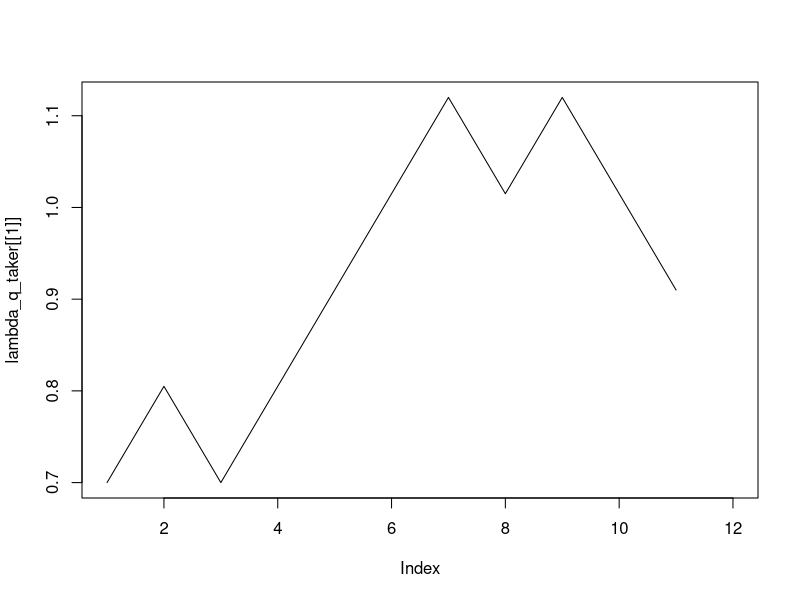
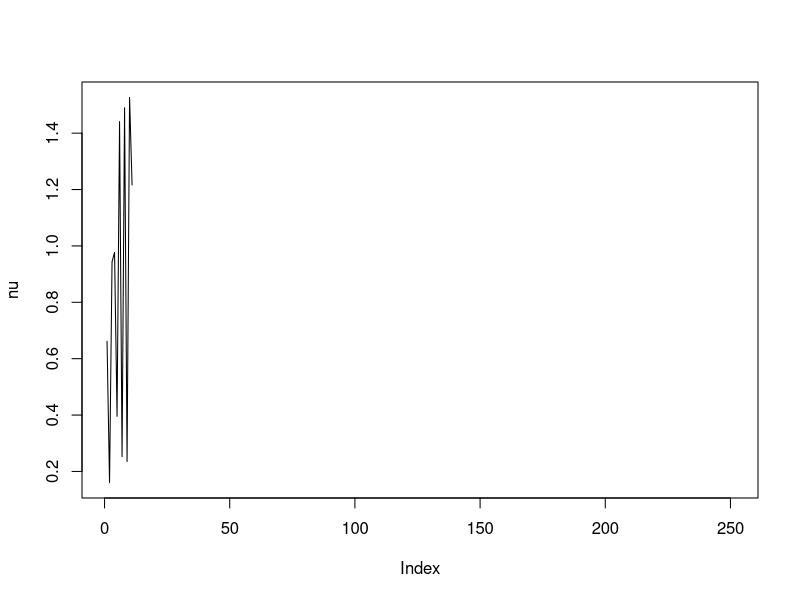

These charts were generated, in order, by the following R code: (Note: a time limit stopped this script after it produced the figures.)

# To do: CALIBRATION using Lux SMC

# Done: 1. Initialized LOB
      # 2. Simulated LOB for 250 time steps
      # 3. Calculated the mid-price at the end of each time step
      # 4. midprice will be used for callibration


# Steps taken to achieve this:
      # A) SIMULATED PRICE of LOs:
          # 1. q_taker (Mean reverting random walk - depends on delta_s)
          # 2. lambda(t) (depends on q_taker (MC simulations and current), C_lam and lambda0)
          # 3. nu(t) (exponetial lambda(t) R.V.)
          # 4. The Limit Order Book (Buy and Ask side with pb and pa = best bid and ask, respectively)

      # B) SIMULATED QUANTITY of LOs and MOs 
        # 1. Simulate a number of LIMIT orders in each time period (depending on N_a and alpha)
        # 2. Then, Initialize the order book for 10 MC steps with only LOs hitting the LOB
        # 3. Execute MOs

      # C) Simulated Entire Order Book for 250 time steps


###################################################################
# PRICE
    # lambda(t) = current mkt depth
            # lambda0 = init placement depth param
            # C_lam = integer param
            # <[q_taker - 0.5]^2> = iterate q_taker for 10^5 MC steps
            # and take mean of [q_taker - 0.5]^2


    # nu = [-lambda(t)ln(u)], where U~U(0,1)
    # p_b = best bid
    # p_a = best ask


    # p_LB = price of limit buy order
    #      = p_a - 1 - nu
    # p_LS = price of limit sell order
    #      = p_b + 1 + nu

# NUMBER of LOs:
  # N_A = num. liquidity providers = Number of Liquidity Suppliers
  # alpha = frequency of LOs
  # for every MC step [alpha*N_A] LOs of SIZE 1
  # buy order wp q_provider = 0.5


#################################################################

# Simulating the mean reverting q_taker process

delta_s = 0.0328       # incremental change in probability of market buy order
TimeHorizon = 250    # number of MC steps
q_taker0 = 0.5      # initial market order buy probability is set to half
mean_q = 0.5        # mean with which the mean reverting random walk reverts to 

# Here the market buy order probability evolves over time.
# It is a mean reverting random walk with stepsize delta_s, mean of 0.5
# and mean reversion probability of 0.5 + |q - 0.5|
  
q_taker_evolve = function(TimeHorizon, mean_q, q_taker0, delta_s){
  q_taker_sim = q_taker0  # setting up the market order buy probability vector
  for (i in 1:TimeHorizon){
    mean_rev_prob = mean_q + abs(q_taker_sim[i] - mean_q)
    u01 = runif(n=1,0,1)
    if (q_taker_sim[i] < mean_q){                  # below the mean
      if (u01 < mean_rev_prob){
        q_taker_sim[i+1] = q_taker_sim[i]+delta_s
      }
      else{
        q_taker_sim[i+1] = q_taker_sim[i]-delta_s
      }
    } 
    else{                                   # above the mean
      if (u01 < mean_rev_prob){
        q_taker_sim[i+1] = q_taker_sim[i]-delta_s
      }
      else{
        q_taker_sim[i+1] = q_taker_sim[i]+delta_s
      }
    }
  }
  return(q_taker_sim)
}

q_taker = q_taker_evolve(TimeHorizon, mean_q, q_taker0, delta_s)

# Now we want to estimate an evolving lambda:

# For each lambda(t) we require 10^5 MC simulations of q_taker
# then take the mean of (qtaker - 0.5)^2
Monte_Carlo_q_taker = function(num_steps = 10^5, TimeHorizon, mean_q, q_taker0, delta_s){
  MC_q = c()
  for (j in 1:num_steps){
    q_taker_store = q_taker_evolve(TimeHorizon, mean_q, q_taker0, delta_s)
    MC_q[j] = (q_taker_store[TimeHorizon+1]-0.5)^2
  }
  return(mean(MC_q))
}

lambda0 = 0.7 # initial value of lambda
C_lam = 0.15

lambda_generate = function(lambda0, C_lam, mean_q, q_taker0, delta_s, Num_orders){
  lambda = lambda0
  q_taker = q_taker_evolve(TimeHorizon = Num_orders, mean_q, q_taker0, delta_s)

  for (k in 1:((Num_orders+1))){
    mean_MC_q = Monte_Carlo_q_taker(num_steps=10^5, TimeHorizon=1, mean_q, q_taker0, delta_s)
    lambda[k+1] = lambda0*(1 + abs(q_taker[k+1]-0.5)/sqrt(mean_MC_q) * C_lam)
  }
  return(list(lambda, q_taker))
}

lambda_q_taker = lambda_generate(lambda0, C_lam, mean_q, q_taker0, delta_s, Num_orders=10)
plot(lambda_q_taker[[1]], type="l")

# now we want to simulate nu: exponentially distributed random number

nu_for_price = function(TimeHorizon, lambda){
  nu = c()
  for (k in 1:(TimeHorizon+1)){
    uniform = runif(n=1, 0,1)
    nu[k] = -lambda[k]*log(uniform)
  }
  return(nu)
}

nu = nu_for_price(TimeHorizon, lambda_q_taker[[1]])
plot(nu, type="l")

###################################################
# Create a limit buy and limit sell order book
# create a limit buy order book

library(dplyr)
create_LOB_0 = function(){ # requires dplyr
  p0 = 100; pb = p0; pa = p0

  Limit_Buy_init = as.data.frame(c(pb))
  colnames(Limit_Buy_init) = "price"

  Limit_Buy_Book = Limit_Buy_init%>%
    group_by(price) %>%
    summarise(count = n())

  Limit_Ask_init = as.data.frame(c(pa))
  colnames(Limit_Ask_init) = "price"

  Limit_Ask_Book = Limit_Ask_init%>%
    group_by(price) %>%
    summarise(count = n())

  myLO_Books = list(Limit_Buy_Book, Limit_Buy_Book)
  
  return(myLO_Books)
}
LOB_0 = create_LOB_0()
#######################################

# function to determine the price of the limit order 
# NB! given the current LO book with corresponding best ask (bid) price (for limit buy (sell) orders)
# and given current nu: defined nu_k

q_provider = 0.5
nu_k = nu_for_price(1, lambda_q_taker[[1]])

update_LOB_aftereach_LO = function(q_provider, myLO_Books, nu_k){
  Limit_Buy_Book = myLO_Books[[1]]
  Limit_Ask_Book = myLO_Books[[2]]
  uniform = runif(1, 0,1)
  if (uniform < q_provider){ # we have a buy order
    LO_price = round(Limit_Ask_Book[1,1][[1]] - 1 - nu_k, 2) # round to 2 cents
    LOs = rep(Limit_Buy_Book$price, Limit_Buy_Book$count)
    Limit_Buy_Book = as.data.frame(c(LOs, LO_price))
    colnames(Limit_Buy_Book) = "price"
    Limit_Buy_Book = Limit_Buy_Book%>%
      group_by(price) %>%
      summarise(count = n()) 
  } else{ # we have a limit order
    LO_price = round(Limit_Buy_Book[nrow(Limit_Buy_Book),1][[1]] - 1 - nu_k, 2) # round to cents
    LOs = rep(Limit_Ask_Book$price, Limit_Ask_Book$count)
    Limit_Ask_Book = as.data.frame(c(LOs, LO_price))
    colnames(Limit_Ask_Book) = "price"
    Limit_Ask_Book = Limit_Ask_Book%>%
      group_by(price) %>%
      summarise(count = n()) 
  }
  return(list(Limit_Buy_Book, Limit_Ask_Book))
}

myLO_Books = update_LOB_aftereach_LO(q_provider, myLO_Books = LOB_0, nu_k= 0.5)

#################################################################################

# LIMIT ORDER FREQUENCYs

Na = 250 # Number of liquidity providers
alpha = 0.15 # frequency of MOs or LOs

Num_orders = floor(Na*alpha)

#################################################################################

# Need to create/initialize the LOB using 10 MC steps where only LOs can be placed

init_LOB = function(Na, alpha, LOB_0, q_provider, lambda0, C_lam, mean_q, q_taker0, delta_s){
  # initialize: Fill the order book before the commencement of actual trading.
  # generate and insert initial limit orders for 10 
  # Monte Carlo steps
  # The number of orders inserted depends on the number of traders, N_A, and frequency of limit orders, alpha, stored in simRun.
  # After the completion of initialization, the modified PreisModel
  # object is returned.
  
  # Generate Initial Orders for 10 MC steps
  num_LOs = 10*floor(Na*alpha) # 10 x number of LOs in each MC step
  
  # Generate lambda to obtain nu for each LO
  lambda_q_taker = lambda_generate(lambda0, C_lam, mean_q, q_taker0,delta_s, Num_orders = num_LOs) # SLOW
  lambda = lambda_q_taker[[1]]
  nu_k = nu_for_price(TimeHorizon = num_LOs, lambda)
  
  # For each LO, update LOB using nu and best ask and best bid
  myLO_Books = LOB_0
  for (i in 1:num_LOs){
    myLO_Books = update_LOB_aftereach_LO(q_provider, myLO_Books, nu_k = nu_k[i])
  }
  return(myLO_Books)
}

LOB_0 = create_LOB_0()
myLO_Books = init_LOB(Na, alpha, LOB_0, q_provider, lambda0, C_lam, mean_q, q_taker0, delta_s)
myLOB_init = myLO_Books
########################################################################

# Next we need a function that executes a single MO
# for each MC step there are [mu*Na] MOs
# probability MO = buy order = q_taker (which is not fixed - changes each MC step
# However, qtaker is fixed for all MOs in each time step --> qtaker(t)

q_taker_k = q_taker[10]
# Function to execute a single MO
execute_single_MO = function(q_taker_k, myLO_Books){
  u = runif(1, min=0, max=1)
  if (u < q_taker_k){ # market buy order hits best ask
    myLO_Books[[2]][1,2] = myLO_Books[[2]][1,2] - 1 # subtract 1 from count of best ask
    myLO_Books[[2]] = myLO_Books[[2]][myLO_Books[[2]]$count !=0, ] # get rid of rows with 0 count
  }else{ # market sell order hits best bid
    myLO_Books[[1]][1,2] = myLO_Books[[1]][1,2] - 1 # subtract 1 from count of best ask
    myLO_Books[[1]] = myLO_Books[[1]][myLO_Books[[1]]$count !=0, ] # get rid of rows with 0 count
  }
  return(myLO_Books)
}

mu = 0.0067
# function to execute all MOs in a single time step --> [Na*mu] MOs
execute_MOs_1timestep = function(myLO_Books, q_taker_k, Na, mu){
  num_MOs = floor(Na*mu)
  for (k in 1:num_MOs){
    myLO_Books = execute_single_MO(q_taker_k, myLO_Books)
  }
  return(myLO_Books)
}

myLO_Books= execute_MOs_1timestep(myLO_Books, q_taker_k, Na, mu)

####################################################################

# Now I have a function which executes MOs each time step and
# a function which executes single LOs

# So, we need a function which excutes [Na*alpha] LOs FIRST
# then the MOs 
# in each timestep
# and then returns the new LOB

LO_MO_1timestep = function(Na, alpha,mu, myLO_Books, q_provider,
                           lambda_t, nu_t, q_taker_t){
  # 1. LOs hit LOB
  num_LOs = floor(Na*alpha) # number of LOs
  for (k in 1:num_LOs){ # update LOB for each LO in the time step
    myLO_Books = update_LOB_aftereach_LO(q_provider, myLO_Books, nu_t)
  }
  
  # 2. MOs hit LOB
  myLO_Books = execute_MOs_1timestep(myLO_Books, q_taker_t, Na, mu)
  
  return(myLO_Books)
}



######################################################################

# Now that we have an algorithm which executes all LOs and then MOs in a SINGLE TIME STEP
# we need a function that executes all LOs and MO
# and returns the mid-price which is the time series that will be used to calibrate the model

Sim_OB = function(lambda0, C_lam, mean_q, q_taker0, delta_s, TimeHorizon, Na, alpha, mu, myLOB_init, q_provider){
  lambda_q_taker = lambda_generate(lambda0, C_lam, mean_q, q_taker0, delta_s, Num_orders = TimeHorizon)
  lambda = lambda_q_taker[[1]]
  q_taker = lambda_q_taker[[2]]
  nu = nu_for_price(TimeHorizon = TimeHorizon, lambda)
  
  myLO_Books = myLOB_init
  midprice = c()
  
  for (t in 1:TimeHorizon){
    lambda_t = lambda[t]; nu_t = nu[t]; q_taker_t = q_taker[t]
    myLO_Books = LO_MO_1timestep(Na, alpha, mu, myLO_Books, q_provider,
                                            lambda_t, nu_t, q_taker_t)
    midprice[t] = 0.5 * (myLO_Books[[1]]$price[1]+myLO_Books[[2]]$price[1]) # calculate the mid-price each time step
  }
  
  return(list(myLO_Books, midprice))
}


simLOB = Sim_OB(lambda0, C_lam, mean_q, q_taker0, delta_s, TimeHorizon=25, Na, alpha, mu, myLOB_init, q_provider)
sim.midprice = simLOB[[2]]
plot(sim.midprice, type = "l")
####################################################################
